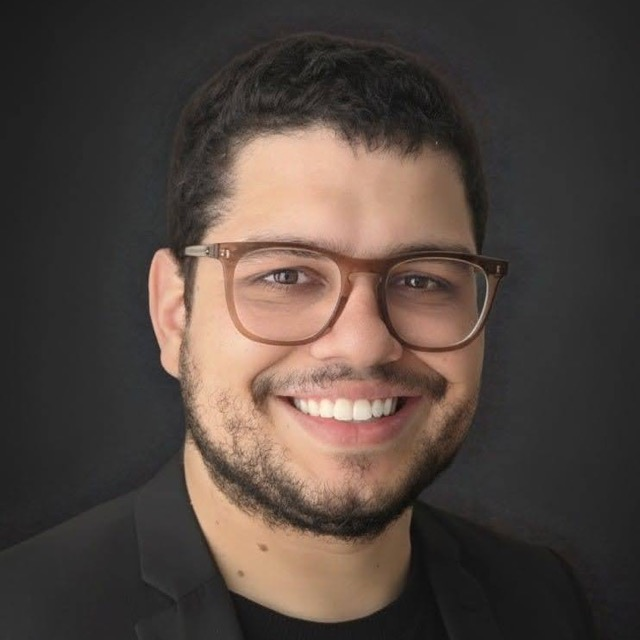
#> input picture content/assets/headshot-640.jpg, 640 x 640 px
$ python make-og-card.py
#> lines starting #> are read from the running program, lines starting #| are printed output that depends on the picture; after the words box and inside, x2 and y2 are one past the last pixel; in counts of white or black regions, pixels touching at a corner belong together
#!/usr/bin/env python3
"""Compose the social preview card.

Run when the headshot or the headline changes:

    python3 scripts/make-og-card.py

Not part of `npm run build`: it needs Pillow and macOS system fonts, and the
output changes about once a year. The PNG is committed.

Why it exists: every share of butkeraites.com on LinkedIn, Slack or WhatsApp
was rendering as a text-only tile, because the page declared `twitter:card:
summary` and no `og:image`. Sharing is how a portfolio reaches a recruiter, so
the one artifact that travels was the one missing.
"""

from pathlib import Path
from PIL import Image, ImageDraw, ImageFont, ImageFilter

ROOT = Path(__file__).resolve().parent.parent
ASSETS = ROOT / "content" / "assets"
OUT = ASSETS / "og-card.png"

W, H = 1200, 630

# The site's dark palette, so a shared card and the page it opens look related.
BG = (16, 22, 26)
INK = (233, 238, 240)
INK_SOFT = (166, 180, 185)
ACCENT = (124, 198, 216)

F = "/System/Library/Fonts/Supplemental/"


def font(path, size):
    return ImageFont.truetype(path, size)


serif_bold = font(F + "Georgia Bold.ttf", 62)
serif = font(F + "Georgia.ttf", 30)
mono = font("/System/Library/Fonts/Monaco.ttf", 19)
sans = font(F + "Arial.ttf", 25)


def circular(img: Image.Image, size: int) -> Image.Image:
    """Square image -> antialiased circle, via a 4x supersampled mask."""
    img = img.convert("RGB").resize((size, size), Image.LANCZOS)
    mask = Image.new("L", (size * 4, size * 4), 0)
    ImageDraw.Draw(mask).ellipse((0, 0, size * 4, size * 4), fill=255)
    img.putalpha(mask.resize((size, size), Image.LANCZOS))
    return img


def main() -> None:
    card = Image.new("RGB", (W, H), BG)
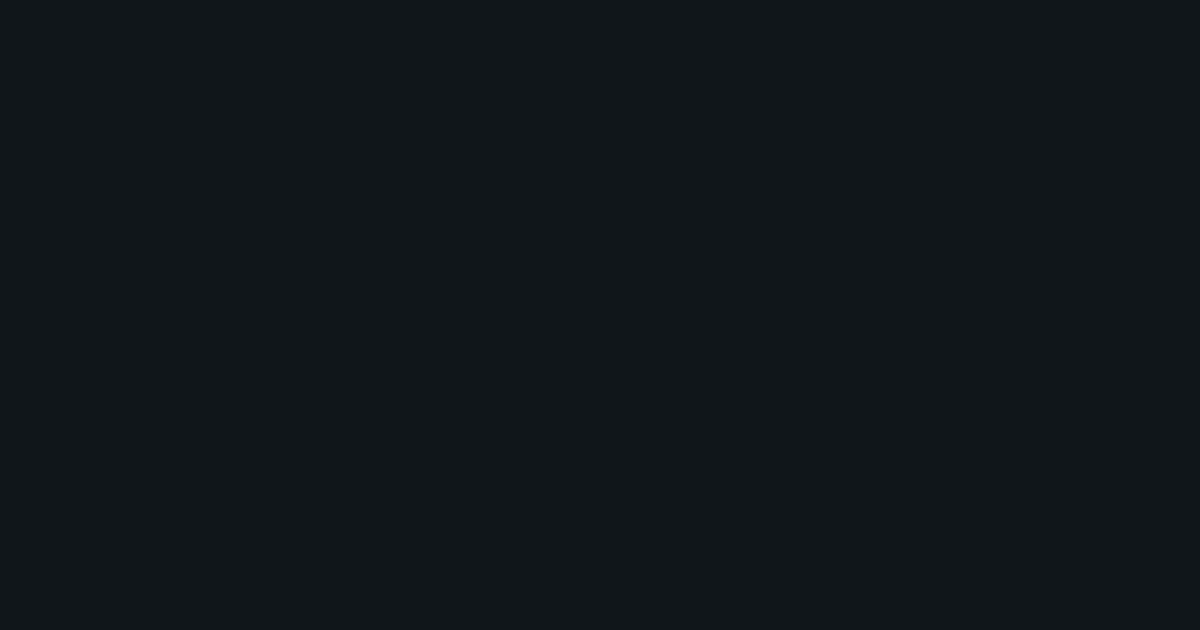
#> card: PIL image 1200x630 RGB; mean R, G, B 16, 22, 26
    draw = ImageDraw.Draw(card)

    # A soft teal wash behind the portrait, so the right side is not a void.
    glow = Image.new("RGB", (W, H), BG)
    ImageDraw.Draw(glow).ellipse((760, 40, 1240, 520), fill=(22, 48, 58))
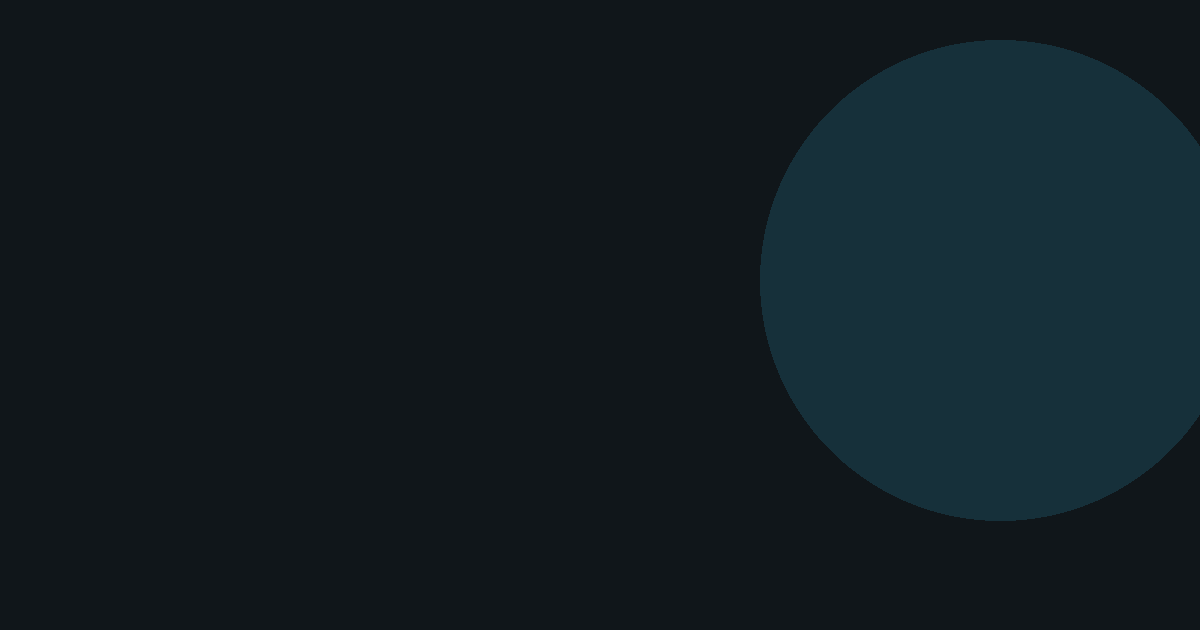
#> glow: PIL image 1200x630 RGB; mean R, G, B 17.4, 28, 33.4
    card.paste(glow.filter(ImageFilter.GaussianBlur(90)), (0, 0))
    draw = ImageDraw.Draw(card)

    # --- portrait -------------------------------------------------------
    src = Image.open(ASSETS / "headshot-640.jpg")
#> src is the input picture: PIL image 640x640 RGB; mean R, G, B 81.6, 69.6, 63.2
    D = 372
    ring = 5
    cx, cy = 940, 315
    draw.ellipse(
        (cx - D // 2 - ring, cy - D // 2 - ring, cx + D // 2 + ring, cy + D // 2 + ring),
        fill=ACCENT,
    )
    portrait = circular(src, D)
#> in circular, `mask = Image.new("L", (size * 4, size * 4), 0)`: mask: PIL image 1488x1488 L; every value is 0
#> in circular, `ImageDraw.Draw(mask).ellipse((0, 0, size * 4, size * 4), fill=255)`:
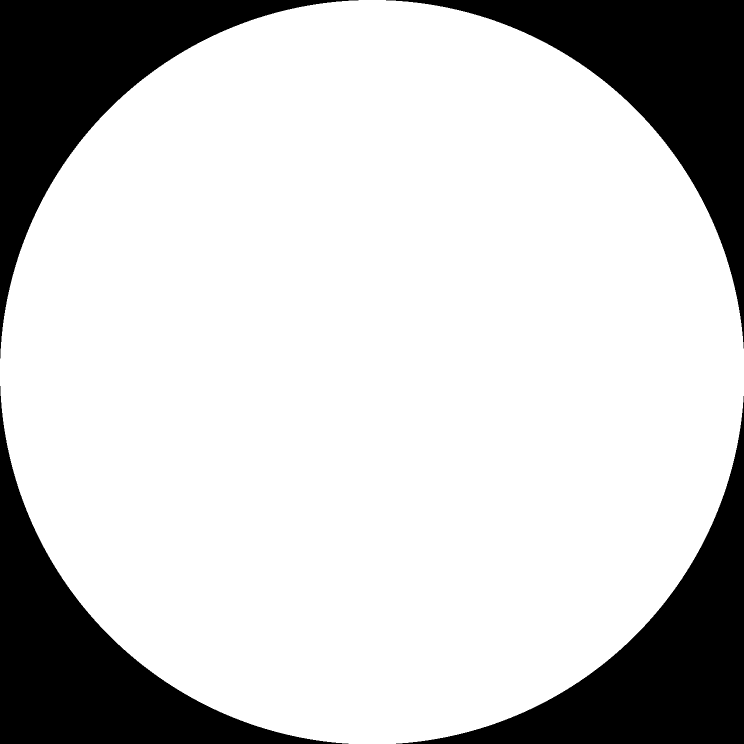
#> mask: PIL image 1488x1488 L (shown at 1/2 size); 78.6% white; 4 black regions, box (x1, y1, x2, y2) and area: (0, 0, 717, 717) 119004, (772, 0, 1488, 697) 118287, (0, 772, 697, 1488) 118287, (792, 792, 1488, 1488) 117571
#> in circular, `img.putalpha(mask.resize((size, size), Image.LANCZOS))`:
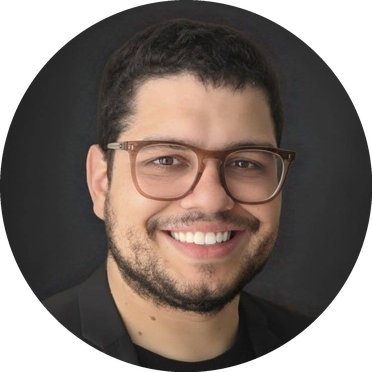
#> img: PIL image 372x372 RGBA; mean R, G, B, A 81.6, 69.6, 63.2, 200.5; transparent parts drawn white
    card.paste(portrait, (cx - D // 2, cy - D // 2), portrait)
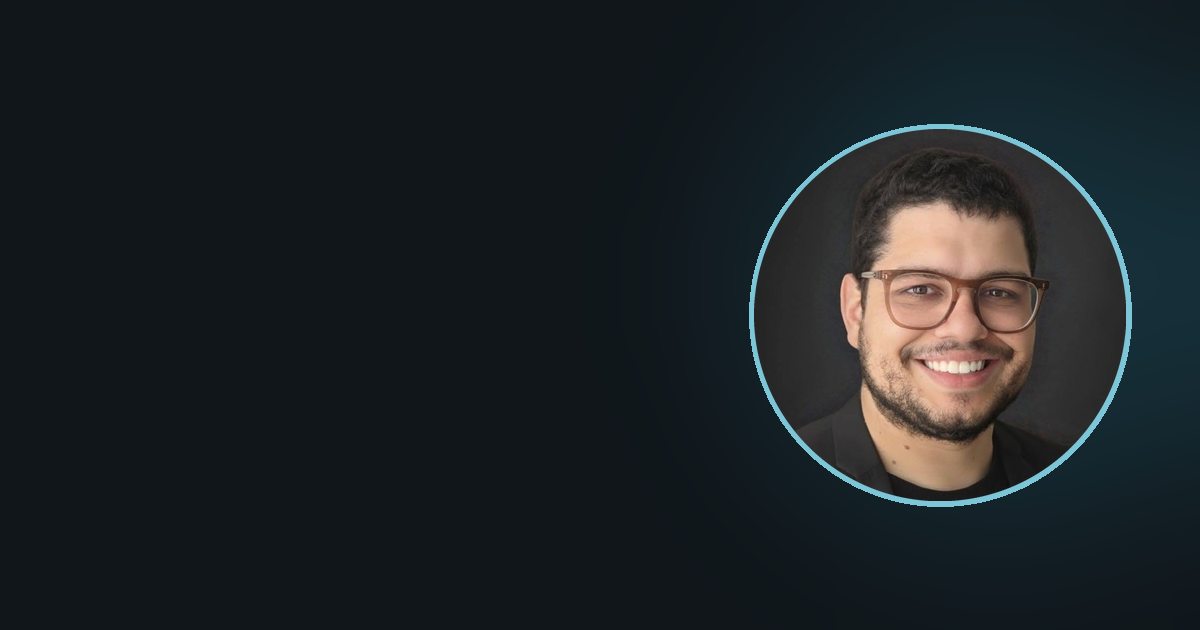
#> card: PIL image 1200x630 RGB; mean R, G, B 28.7, 34.3, 37.3

    # --- text -----------------------------------------------------------
    x = 82
    draw.text((x, 150), "OPTIMIZATION  ·  OPERATIONS RESEARCH", font=mono, fill=ACCENT)

    draw.text((x, 196), "Renan", font=serif_bold, fill=INK)
    draw.text((x, 262), "Butkeraites", font=serif_bold, fill=INK)

    draw.text((x, 356), "PhD in Operations Research.", font=serif, fill=INK)
    draw.text(
        (x, 400),
        "I build the solvers behind the decisions —",
        font=sans,
        fill=INK_SOFT,
    )
    draw.text((x, 434), "and you can run four of them on the site.", font=sans, fill=INK_SOFT)

    draw.line((x, 496, x + 92, 496), fill=ACCENT, width=3)
    draw.text((x, 516), "butkeraites.com", font=mono, fill=INK_SOFT)

    card.save(OUT, "PNG", optimize=True)
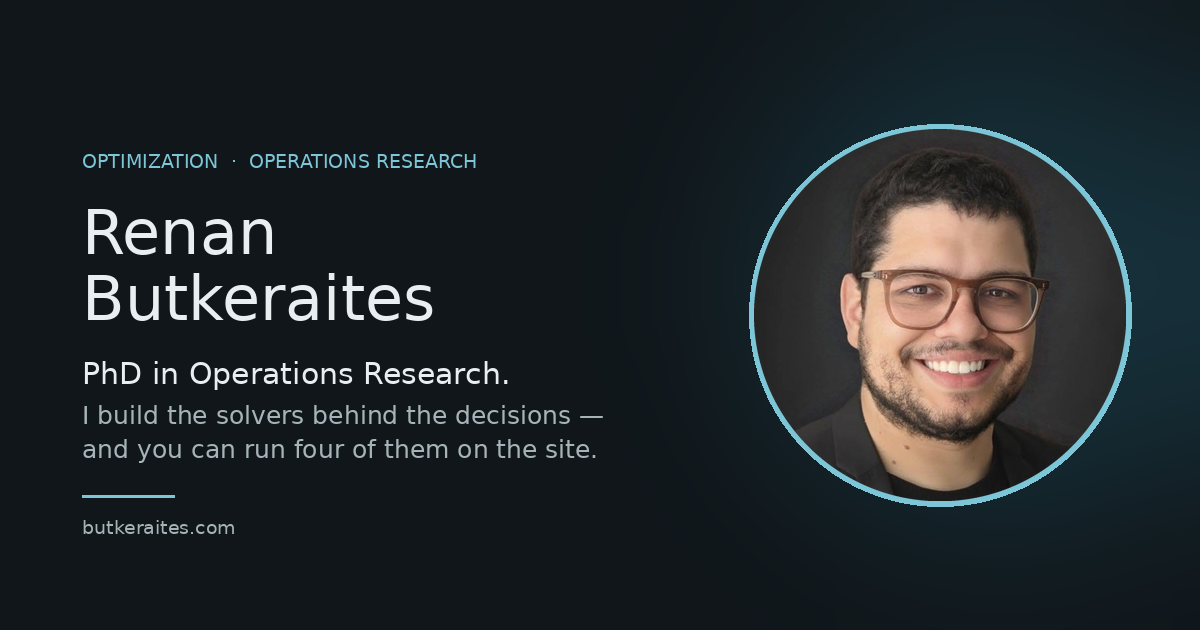
#> saved as og-card.png: PIL image 1200x630 RGB; mean R, G, B 33, 38.9, 41.9
    print(f"{OUT.relative_to(ROOT)}  {W}x{H}  {OUT.stat().st_size / 1024:.0f} KB")


if __name__ == "__main__":
    main()
